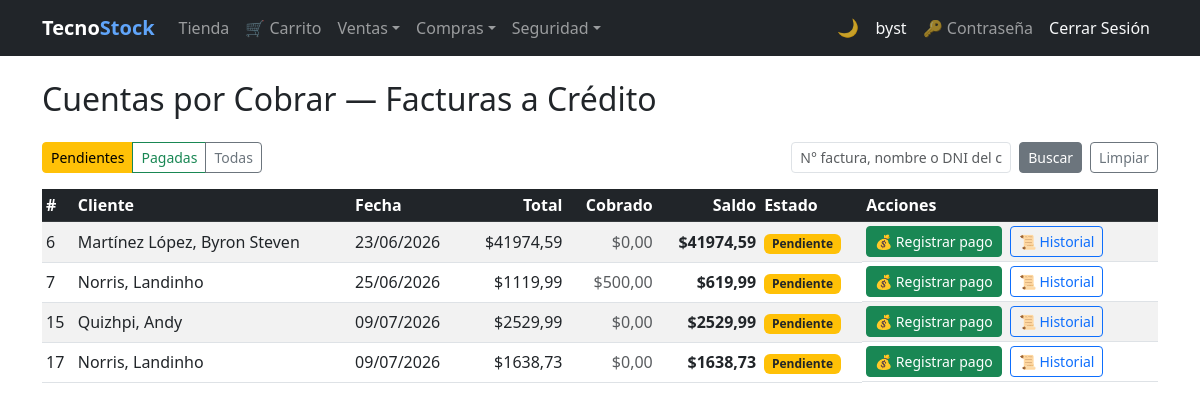
Page /cobros/ (signed in) on the committed database.
### billing/models.py (models this page shows, shortened)
class Invoice(models.Model):
    BORRADOR = 0
    EMITIDA  = 1
    ANULADA  = 2
    ESTADO_CHOICES = [
        (BORRADOR, 'Borrador'),
        (EMITIDA,  'Emitida'),
        (ANULADA,  'Anulada'),
    ]
    PENDIENTE = 'PENDIENTE'
    PAGADA    = 'PAGADA'
    ESTADO_COBRO_CHOICES = [
        (PENDIENTE, 'Pendiente'),
        (PAGADA,    'Pagada'),
    ]
    CONTADO = 'contado'
    CREDITO = 'credito'
    TIPO_PAGO_CHOICES = [
        (CONTADO, 'Contado'),
        (CREDITO, 'Crédito'),
    ]
    customer     = models.ForeignKey(Customer, on_delete=models.PROTECT, related_name='invoices')
    invoice_date = models.DateTimeField(auto_now_add=True)
    subtotal     = models.DecimalField(max_digits=12, decimal_places=2, default=0)
    tax          = models.DecimalField(max_digits=12, decimal_places=2, default=0)
    total        = models.DecimalField(max_digits=12, decimal_places=2, default=0)
    estado       = models.PositiveSmallIntegerField(
                       choices=ESTADO_CHOICES, default=BORRADOR, verbose_name='Estado')
    is_active    = models.BooleanField(default=True)
    PAYMENT_CHOICES = [('card', 'Tarjeta'), ('paypal', 'PayPal')]
    payment_method  = models.CharField(
                          max_length=10, choices=PAYMENT_CHOICES, null=True, blank=True,
                          verbose_name='Método de pago')
    paypal_order_id = models.CharField(max_length=64, null=True, blank=True)
    saldo        = models.DecimalField(
                       max_digits=12, decimal_places=2, default=0,
                       verbose_name='Saldo pendiente de cobro')
    estado_cobro = models.CharField(
                       max_length=10, choices=ESTADO_COBRO_CHOICES,
                       default=PENDIENTE, verbose_name='Estado de cobro')
    tipo_pago    = models.CharField(
                       max_length=10, choices=TIPO_PAGO_CHOICES,
                       default=CREDITO, verbose_name='Tipo de pago')
    class Meta:
        ordering = ['-invoice_date']
    @property
    def estado_cobro_badge_class(self):
        return 'bg-success' if self.estado_cobro == self.PAGADA else 'bg-warning text-dark'
    @property
    def pendiente_de_pago(self):
        return self.estado == self.EMITIDA and self.saldo > 0
    @property
    def cobrado(self):
        return self.total - self.saldo

class Customer(models.Model):
    user       = models.OneToOneField(
                     settings.AUTH_USER_MODEL, null=True, blank=True,
                     on_delete=models.SET_NULL, related_name='customer_account',
                     verbose_name='Cuenta de usuario')
    dni        = models.CharField(max_length=13, unique=True, verbose_name='DNI/RUC', validators=[validate_cedula_ec])
    first_name = models.CharField(max_length=100, validators=[validate_only_letters])
    last_name  = models.CharField(max_length=100, validators=[validate_only_letters])
    email      = models.EmailField(blank=True, null=True)
    phone      = models.CharField(max_length=20, blank=True, null=True, validators=[validate_phone_ec])
    address    = models.TextField(blank=True, null=True)
    photo      = models.ImageField(upload_to='customer/', blank=True, null=True, verbose_name='Foto')
    is_active  = models.BooleanField(default=True)
    created_at = models.DateTimeField(auto_now_add=True)
    updated_at = models.DateTimeField(auto_now=True)
    class Meta:
        ordering = ['last_name', 'first_name']
    def __str__(self): return f'{self.last_name}, {self.first_name}'

### creditoventa/views.py (the view, shortened to what this page needs)
# urls.py: path('', views.factura_list, name='factura_list'),
@roles_required(*ROLES_COBROS)
def factura_list(request):
    q = request.GET.get('q', '').strip()
    estado_cobro = request.GET.get('estado', Invoice.PENDIENTE)
    facturas = (
        Invoice.objects
        .filter(estado=Invoice.EMITIDA, tipo_pago=Invoice.CREDITO)
        .select_related('customer')
        .order_by('invoice_date')
    )
    if estado_cobro in (Invoice.PENDIENTE, Invoice.PAGADA):
        facturas = facturas.filter(estado_cobro=estado_cobro)
    return render(request, 'creditoventa/factura_list.html', {
        'items': facturas,
        'q': q,
        'estado_cobro': estado_cobro,
    })

### security/templatetags/security_tags.py (called while the page is built)
@register.filter(name='has_group')
def has_group(user, group_name):
    if not user.is_authenticated:
        return False
    if user.is_superuser:  # el superusuario ve todo
        return True
    return user.groups.filter(name=group_name).exists()

### creditoventa/templates/creditoventa/factura_list.html (shortened to what this page needs)
{% extends 'billing/base.html' %}
{% block content %}
<div class="d-flex align-items-center justify-content-between mb-4">
  <h2 class="mb-0">Cuentas por Cobrar — Facturas a Crédito</h2>
</div>
<div class="d-flex flex-wrap gap-2 mb-3 align-items-end">
  <div class="btn-group" role="group" aria-label="Filtrar por estado de cobro">
    <a href="?estado=PENDIENTE{% if q %}&q={{ q }}{% endif %}"
       class="btn btn-sm {% if estado_cobro == 'PENDIENTE' %}btn-warning{% else %}btn-outline-warning{% endif %}">
      Pendientes
    </a>
    <a href="?estado=PAGADA{% if q %}&q={{ q }}{% endif %}"
       class="btn btn-sm {% if estado_cobro == 'PAGADA' %}btn-success{% else %}btn-outline-success{% endif %}">
      Pagadas
    </a>
    <a href="?estado={% if q %}&q={{ q }}{% endif %}"
       class="btn btn-sm {% if estado_cobro != 'PENDIENTE' and estado_cobro != 'PAGADA' %}btn-secondary{% else %}btn-outline-secondary{% endif %}">
      Todas
    </a>
  </div>
  <form method="get" class="ms-auto">
    <div class="d-flex gap-2">
      <input type="text" name="q" class="form-control form-control-sm"
             placeholder="N° factura, nombre o DNI del cliente" value="{{ q|default:'' }}">
      <button type="submit" class="btn btn-secondary btn-sm">Buscar</button>
      <a href="{% url 'creditoventa:factura_list' %}" class="btn btn-outline-secondary btn-sm">Limpiar</a>
    </div>
  </form>
</div>
<table class="table table-striped table-hover table-sm align-middle">
  <thead class="table-dark">
    <tr>
      <th>#</th><th>Cliente</th><th>Fecha</th>
      <th class="text-end">Total</th>
      <th class="text-end">Cobrado</th>
      <th class="text-end">Saldo</th>
      <th>Estado</th>
      <th>Acciones</th>
    </tr>
  </thead>
  <tbody>
    {% for factura in items %}
    <tr>
      <td>{{ factura.id }}</td>
      <td>{{ factura.customer }}</td>
      <td>{{ factura.invoice_date|date:"d/m/Y" }}</td>
      <td class="text-end">${{ factura.total }}</td>
      <td class="text-end text-muted">${{ factura.cobrado }}</td>
      <td class="text-end fw-bold">${{ factura.saldo }}</td>
      <td><span class="badge {{ factura.estado_cobro_badge_class }}">{{ factura.get_estado_cobro_display }}</span></td>
      <td class="d-flex gap-2">
        {% if factura.pendiente_de_pago %}
        <a href="{% url 'creditoventa:cobro_create' factura.id %}" class="btn btn-sm btn-success">&#128176; Registrar pago</a>
        {% endif %}
        <a href="{% url 'creditoventa:historial_pagos' factura.id %}" class="btn btn-sm btn-outline-primary">&#128220; Historial</a>
      </td>
    </tr>
    {% empty %}
    <tr><td colspan="8" class="text-center">No hay facturas que coincidan con el filtro.</td></tr>
    {% endfor %}
  </tbody>
</table>
{% endblock %}

### billing/templates/billing/base.html (shortened to what this page needs)
{% load security_tags %}
<!DOCTYPE html>
<html lang="es">
<head>
  <link href="https://cdn.jsdelivr.net/npm/bootstrap@5.3.0/dist/css/bootstrap.min.css" rel="stylesheet">
</head>
<body>
<nav class="navbar navbar-expand-lg navbar-dark bg-dark">
  <div class="container">
    <a class="navbar-brand fw-bold" href="{% url 'billing:home' %}">Tecno<span class="nav-brand-accent">Stock</span></a>
    <div class="collapse navbar-collapse" id="nav">
      <ul class="navbar-nav me-auto">
        {% if user.is_authenticated %}
        {% if user|has_group:'Cliente' %}
        <li class="nav-item"><a class="nav-link" href="{% url 'store:catalog' %}">Tienda</a></li>
        <li class="nav-item"><a class="nav-link" href="{% url 'store:cart' %}">&#128722; Carrito</a></li>
        {% endif %}
        <li class="nav-item dropdown">
          <a class="nav-link dropdown-toggle" href="#" role="button" data-bs-toggle="dropdown" aria-expanded="false">Ventas</a>
        </li>
        {% if user|has_group:'Analista de Compras' or user|has_group:'Administrador' or not user|has_any_group %}
        <li class="nav-item dropdown">
          <a class="nav-link dropdown-toggle" href="#" role="button" data-bs-toggle="dropdown" aria-expanded="false">Compras</a>
        </li>
        {% endif %}
        {% if user|has_group:'Administrador' %}
        <li class="nav-item dropdown">
          <a class="nav-link dropdown-toggle" href="#" role="button" data-bs-toggle="dropdown" aria-expanded="false">Seguridad</a>
        </li>
        {% endif %}
        {% endif %}
      </ul>
      <ul class="navbar-nav align-items-center">
        <li class="nav-item"><button type="button" class="theme-toggle-btn" id="theme-toggle" onclick="toggleTheme()" title="Cambiar tema claro / oscuro"><span id="theme-icon">&#127769;</span></button></li>
        <li class="nav-item">{% if user.is_authenticated %}<a class="nav-link text-light" href="{% url 'billing:dashboard' %}">{{ user.username }}</a>{% endif %}</li>
        <li class="nav-item">{% if user.is_authenticated %}<a class="nav-link" href="{% url 'password_change' %}" title="Cambiar contraseña">&#128273; Contraseña</a>{% endif %}</li>
        <li class="nav-item">{% if user.is_authenticated %}<form method="post" action="{% url 'logout' %}" class="d-inline">{% csrf_token %}<button type="submit" class="nav-link btn btn-link text-light btn-nav-link">Cerrar Sesión</button></form>{% else %}<a class="nav-link" href="{% url 'login' %}">Iniciar Sesión</a>{% endif %}</li>
      </ul>
    </div>
  </div>
</nav>
<div class="container mt-4">
  {% block content %}{% endblock %}
</div>
</body>
</html>

### billing/templates/billing/base.html (style rules this page uses)
.btn-nav-link { text-decoration: none; }
.nav-brand-accent { color: #60a5fa; }
.theme-toggle-btn { background: none; border: none; cursor: pointer; font-size: 1.1rem; line-height: 1; padding: .375rem .5rem; border-radius: .375rem; transition: background .2s; color: rgba(255,255,255,.75); }

### rows in the picture
Invoice: id "6", customer "Martínez López, Byron Steven", invoice_date "23/06/2026", total "41974,59", cobrado "0,00", saldo "41974,59", estado_cobro "Pendiente", estado "💰 Registrar pago"
Invoice: id "7", customer "Norris, Landinho", invoice_date "25/06/2026", total "1119,99", cobrado "500,00", saldo "619,99", estado_cobro "Pendiente", estado "💰 Registrar pago"
Invoice: id "15", customer "Quizhpi, Andy", invoice_date "09/07/2026", total "2529,99", cobrado "0,00", saldo "2529,99", estado_cobro "Pendiente", estado "💰 Registrar pago"
Invoice: id "17", customer "Norris, Landinho", invoice_date "09/07/2026", total "1638,73", cobrado "0,00", saldo "1638,73", estado_cobro "Pendiente", estado "💰 Registrar pago"

### other values in the picture
{{ user.username }} "byst"
